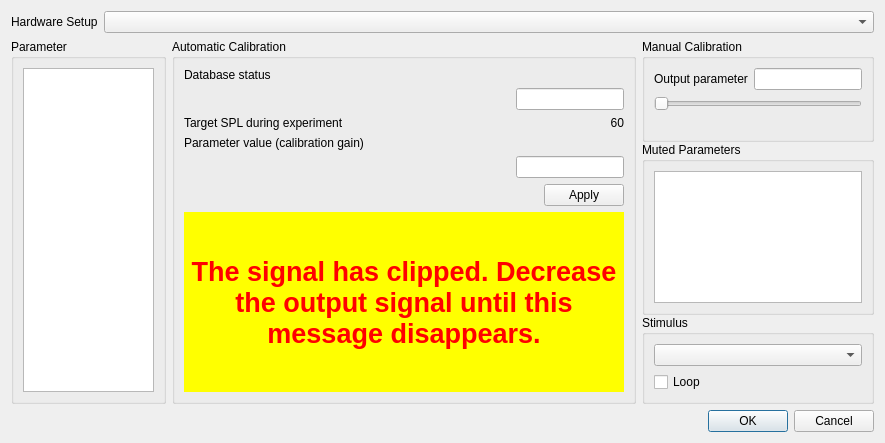
<?xml version="1.0" encoding="UTF-8"?>
<ui version="4.0">
 <class>CalibrationDialog</class>
 <widget class="QDialog" name="CalibrationDialog">
  <property name="geometry">
   <rect>
    <x>0</x>
    <y>0</y>
    <width>885</width>
    <height>443</height>
   </rect>
  </property>
  <property name="windowTitle">
   <string>Parameter Calibration</string>
  </property>
  <layout class="QVBoxLayout">
   <item>
    <layout class="QHBoxLayout">
     <item>
      <widget class="QLabel" name="label_2">
       <property name="sizePolicy">
        <sizepolicy hsizetype="Preferred" vsizetype="Preferred">
         <horstretch>0</horstretch>
         <verstretch>0</verstretch>
        </sizepolicy>
       </property>
       <property name="text">
        <string>Hardware Setup</string>
       </property>
      </widget>
     </item>
     <item>
      <widget class="QComboBox" name="hardware">
       <property name="sizePolicy">
        <sizepolicy hsizetype="MinimumExpanding" vsizetype="Fixed">
         <horstretch>0</horstretch>
         <verstretch>0</verstretch>
        </sizepolicy>
       </property>
      </widget>
     </item>
    </layout>
   </item>
   <item>
    <layout class="QHBoxLayout">
     <item>
      <widget class="QGroupBox" name="groupBox_4">
       <property name="title">
        <string>Parameter</string>
       </property>
       <layout class="QVBoxLayout">
        <item>
         <widget class="QListWidget" name="parameter"/>
        </item>
       </layout>
      </widget>
     </item>
     <item>
      <widget class="QGroupBox" name="groupBox_6">
       <property name="title">
        <string>Automatic Calibration</string>
       </property>
       <layout class="QVBoxLayout">
        <item>
         <layout class="QHBoxLayout">
          <item>
           <widget class="QLabel" name="label_6">
            <property name="text">
             <string>Database status</string>
            </property>
           </widget>
          </item>
          <item>
           <widget class="QLabel" name="status">
            <property name="text">
             <string/>
            </property>
            <property name="alignment">
             <set>Qt::AlignRight|Qt::AlignTrailing|Qt::AlignVCenter</set>
            </property>
           </widget>
          </item>
         </layout>
        </item>
        <item>
         <layout class="QHBoxLayout">
          <item>
           <widget class="QLabel" name="targetLabel">
            <property name="text">
             <string/>
            </property>
           </widget>
          </item>
          <item>
           <widget class="QLineEdit" name="target">
            <property name="sizePolicy">
             <sizepolicy hsizetype="Fixed" vsizetype="Fixed">
              <horstretch>0</horstretch>
              <verstretch>0</verstretch>
             </sizepolicy>
            </property>
            <property name="alignment">
             <set>Qt::AlignRight|Qt::AlignTrailing|Qt::AlignVCenter</set>
            </property>
           </widget>
          </item>
         </layout>
        </item>
        <item>
         <layout class="QHBoxLayout" name="horizontalLayout_2">
          <item>
           <widget class="QLabel" name="targetExperimentLabel">
            <property name="text">
             <string>Target SPL during experiment</string>
            </property>
           </widget>
          </item>
          <item>
           <widget class="QLabel" name="targetExperimentValueLabel">
            <property name="text">
             <string>60</string>
            </property>
            <property name="alignment">
             <set>Qt::AlignRight|Qt::AlignTrailing|Qt::AlignVCenter</set>
            </property>
           </widget>
          </item>
         </layout>
        </item>
        <item>
         <layout class="QHBoxLayout">
          <item>
           <widget class="QLabel" name="label_12">
            <property name="text">
             <string>Parameter value (calibration gain)</string>
            </property>
           </widget>
          </item>
          <item>
           <widget class="QLabel" name="outputDisplay">
            <property name="text">
             <string/>
            </property>
            <property name="alignment">
             <set>Qt::AlignRight|Qt::AlignTrailing|Qt::AlignVCenter</set>
            </property>
           </widget>
          </item>
         </layout>
        </item>
        <item>
         <layout class="QHBoxLayout">
          <item>
           <widget class="QLabel" name="measuredLabel">
            <property name="text">
             <string/>
            </property>
           </widget>
          </item>
          <item>
           <widget class="QLineEdit" name="measured">
            <property name="sizePolicy">
             <sizepolicy hsizetype="Fixed" vsizetype="Fixed">
              <horstretch>0</horstretch>
              <verstretch>0</verstretch>
             </sizepolicy>
            </property>
            <property name="alignment">
             <set>Qt::AlignRight|Qt::AlignTrailing|Qt::AlignVCenter</set>
            </property>
           </widget>
          </item>
         </layout>
        </item>
        <item>
         <widget class="QDialogButtonBox" name="calibrationButtons">
          <property name="standardButtons">
           <set>QDialogButtonBox::Apply</set>
          </property>
         </widget>
        </item>
        <item>
         <widget class="QStackedWidget" name="clippingStack">
          <property name="currentIndex">
           <number>0</number>
          </property>
          <widget class="QWidget" name="clipping">
           <layout class="QVBoxLayout">
            <property name="margin">
             <number>0</number>
            </property>
            <item>
             <widget class="QLabel" name="label_14">
              <property name="font">
               <font>
                <pointsize>20</pointsize>
                <weight>75</weight>
                <bold>true</bold>
               </font>
              </property>
              <property name="styleSheet">
               <string>background-color:yellow; color:red; font-size:20pt; font-weight: bold; border: 1pt solid red</string>
              </property>
              <property name="text">
               <string>The signal has clipped. Decrease the output signal until this message disappears.</string>
              </property>
              <property name="alignment">
               <set>Qt::AlignCenter</set>
              </property>
              <property name="wordWrap">
               <bool>true</bool>
              </property>
             </widget>
            </item>
           </layout>
          </widget>
          <widget class="QWidget" name="noClipping">
           <layout class="QHBoxLayout">
            <property name="margin">
             <number>0</number>
            </property>
            <item>
             <widget class="QLabel" name="label">
              <property name="text">
               <string>For each parameter:
  1. Specify the target amplitude that should be calibrated.
  2. Start the stimulation.
  3. Enter the measured amplitude and click on &quot;Correct output parameter&quot;.
  4. Repeat the last step until the target amplitude is reached.
  6. Save the calibration.</string>
              </property>
              <property name="alignment">
               <set>Qt::AlignLeading|Qt::AlignLeft|Qt::AlignTop</set>
              </property>
             </widget>
            </item>
           </layout>
          </widget>
         </widget>
        </item>
       </layout>
      </widget>
     </item>
     <item>
      <widget class="QWidget" name="advanced" native="true">
       <layout class="QVBoxLayout">
        <property name="spacing">
         <number>0</number>
        </property>
        <property name="margin">
         <number>0</number>
        </property>
        <item>
         <widget class="QGroupBox" name="groupBox_3">
          <property name="title">
           <string>Manual Calibration</string>
          </property>
          <layout class="QGridLayout">
           <item row="0" column="0">
            <widget class="QLabel" name="label_4">
             <property name="text">
              <string>Output parameter</string>
             </property>
             <property name="buddy">
              <cstring>output</cstring>
             </property>
            </widget>
           </item>
           <item row="0" column="1">
            <widget class="QLineEdit" name="output">
             <property name="sizePolicy">
              <sizepolicy hsizetype="Fixed" vsizetype="Fixed">
               <horstretch>0</horstretch>
               <verstretch>0</verstretch>
              </sizepolicy>
             </property>
            </widget>
           </item>
           <item row="1" column="0" colspan="2">
            <widget class="QSlider" name="outputSlider">
             <property name="maximum">
              <number>1000</number>
             </property>
             <property name="orientation">
              <enum>Qt::Horizontal</enum>
             </property>
             <property name="tickPosition">
              <enum>QSlider::NoTicks</enum>
             </property>
            </widget>
           </item>
           <item row="2" column="0" colspan="2">
            <layout class="QHBoxLayout">
             <property name="spacing">
              <number>0</number>
             </property>
             <property name="margin">
              <number>0</number>
             </property>
             <item>
              <widget class="QLabel" name="minimum">
               <property name="font">
                <font>
                 <pointsize>8</pointsize>
                 <weight>75</weight>
                 <bold>true</bold>
                </font>
               </property>
               <property name="text">
                <string/>
               </property>
              </widget>
             </item>
             <item>
              <widget class="QLabel" name="average">
               <property name="font">
                <font>
                 <pointsize>8</pointsize>
                 <weight>75</weight>
                 <bold>true</bold>
                </font>
               </property>
               <property name="text">
                <string/>
               </property>
               <property name="alignment">
                <set>Qt::AlignCenter</set>
               </property>
              </widget>
             </item>
             <item>
              <widget class="QLabel" name="maximum">
               <property name="font">
                <font>
                 <pointsize>8</pointsize>
                 <weight>75</weight>
                 <bold>true</bold>
                </font>
               </property>
               <property name="text">
                <string/>
               </property>
               <property name="alignment">
                <set>Qt::AlignRight|Qt::AlignTrailing|Qt::AlignVCenter</set>
               </property>
              </widget>
             </item>
            </layout>
           </item>
          </layout>
         </widget>
        </item>
        <item>
         <widget class="QGroupBox" name="groupBox">
          <property name="title">
           <string>Muted Parameters</string>
          </property>
          <layout class="QVBoxLayout">
           <item>
            <widget class="QListWidget" name="muted">
             <property name="selectionMode">
              <enum>QAbstractItemView::MultiSelection</enum>
             </property>
            </widget>
           </item>
          </layout>
         </widget>
        </item>
        <item>
         <widget class="QGroupBox" name="groupBox_2">
          <property name="title">
           <string>Stimulus</string>
          </property>
          <layout class="QVBoxLayout">
           <item>
            <widget class="QComboBox" name="stimulus"/>
           </item>
           <item>
            <widget class="QCheckBox" name="loop">
             <property name="text">
              <string>Loop</string>
             </property>
            </widget>
           </item>
          </layout>
         </widget>
        </item>
       </layout>
      </widget>
     </item>
    </layout>
   </item>
   <item>
    <widget class="QDialogButtonBox" name="buttonBox">
     <property name="orientation">
      <enum>Qt::Horizontal</enum>
     </property>
     <property name="standardButtons">
      <set>QDialogButtonBox::Cancel|QDialogButtonBox::Ok</set>
     </property>
    </widget>
   </item>
  </layout>
 </widget>
 <resources/>
 <connections>
  <connection>
   <sender>buttonBox</sender>
   <signal>accepted()</signal>
   <receiver>CalibrationDialog</receiver>
   <slot>accept()</slot>
   <hints>
    <hint type="sourcelabel">
     <x>248</x>
     <y>254</y>
    </hint>
    <hint type="destinationlabel">
     <x>157</x>
     <y>274</y>
    </hint>
   </hints>
  </connection>
  <connection>
   <sender>buttonBox</sender>
   <signal>rejected()</signal>
   <receiver>CalibrationDialog</receiver>
   <slot>reject()</slot>
   <hints>
    <hint type="sourcelabel">
     <x>316</x>
     <y>260</y>
    </hint>
    <hint type="destinationlabel">
     <x>286</x>
     <y>274</y>
    </hint>
   </hints>
  </connection>
 </connections>
</ui>
